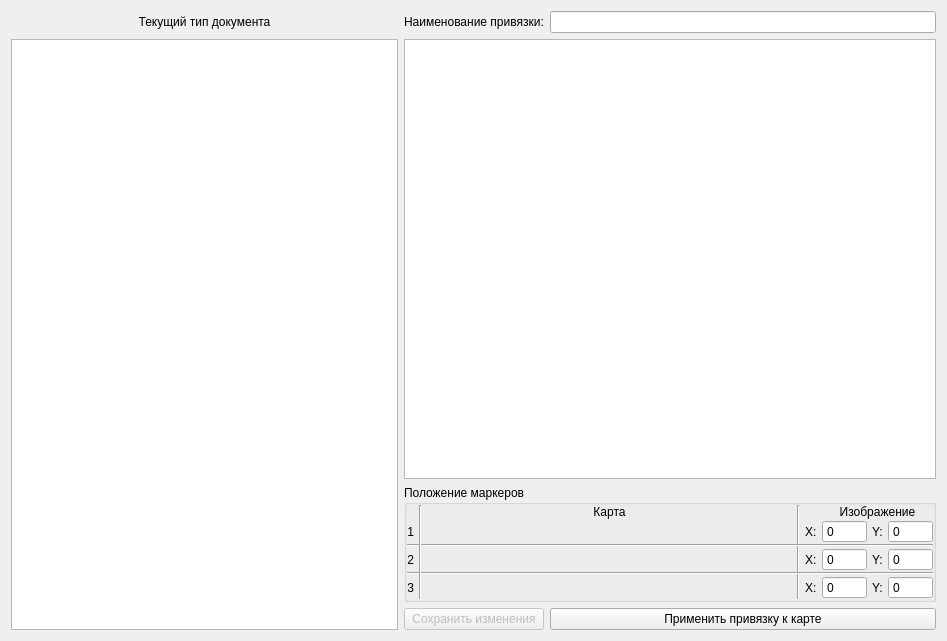
<?xml version="1.0" encoding="UTF-8"?>
<ui version="4.0">
 <class>PinDialog</class>
 <widget class="QDialog" name="PinDialog">
  <property name="geometry">
   <rect>
    <x>0</x>
    <y>0</y>
    <width>947</width>
    <height>641</height>
   </rect>
  </property>
  <property name="windowTitle">
   <string>Dialog</string>
  </property>
  <layout class="QGridLayout" name="gridLayout_2">
   <item row="1" column="1" rowspan="4" colspan="2">
    <widget class="QTreeWidget" name="twPinningConditionsList">
     <property name="rootIsDecorated">
      <bool>false</bool>
     </property>
     <property name="headerHidden">
      <bool>true</bool>
     </property>
     <column>
      <property name="text">
       <string notr="true">1</string>
      </property>
     </column>
    </widget>
   </item>
   <item row="6" column="1">
    <widget class="QPushButton" name="pbSave">
     <property name="enabled">
      <bool>false</bool>
     </property>
     <property name="text">
      <string>Сохранить изменения</string>
     </property>
    </widget>
   </item>
   <item row="6" column="2">
    <widget class="QPushButton" name="pbApply">
     <property name="text">
      <string>Применить привязку к карте</string>
     </property>
    </widget>
   </item>
   <item row="5" column="1" colspan="2">
    <widget class="QGroupBox" name="groupBox">
     <property name="title">
      <string>Положение маркеров</string>
     </property>
     <layout class="QGridLayout" name="gridLayout">
      <property name="leftMargin">
       <number>0</number>
      </property>
      <property name="topMargin">
       <number>0</number>
      </property>
      <property name="rightMargin">
       <number>0</number>
      </property>
      <property name="bottomMargin">
       <number>0</number>
      </property>
      <property name="horizontalSpacing">
       <number>5</number>
      </property>
      <property name="verticalSpacing">
       <number>1</number>
      </property>
      <item row="1" column="0">
       <widget class="QLabel" name="label_5">
        <property name="text">
         <string>1</string>
        </property>
        <property name="alignment">
         <set>Qt::AlignRight|Qt::AlignTrailing|Qt::AlignVCenter</set>
        </property>
       </widget>
      </item>
      <item row="0" column="3" rowspan="6">
       <widget class="Line" name="lv2">
        <property name="orientation">
         <enum>Qt::Vertical</enum>
        </property>
       </widget>
      </item>
      <item row="3" column="7">
       <widget class="QSpinBox" name="sbVert2">
        <property name="buttonSymbols">
         <enum>QAbstractSpinBox::NoButtons</enum>
        </property>
        <property name="maximum">
         <number>10000</number>
        </property>
       </widget>
      </item>
      <item row="5" column="5">
       <widget class="QSpinBox" name="sbHor3">
        <property name="buttonSymbols">
         <enum>QAbstractSpinBox::NoButtons</enum>
        </property>
        <property name="maximum">
         <number>10000</number>
        </property>
       </widget>
      </item>
      <item row="0" column="5" colspan="3">
       <widget class="QLabel" name="lbImage">
        <property name="text">
         <string>Изображение</string>
        </property>
        <property name="alignment">
         <set>Qt::AlignCenter</set>
        </property>
       </widget>
      </item>
      <item row="1" column="7">
       <widget class="QSpinBox" name="sbVert1">
        <property name="buttonSymbols">
         <enum>QAbstractSpinBox::NoButtons</enum>
        </property>
        <property name="maximum">
         <number>10000</number>
        </property>
       </widget>
      </item>
      <item row="1" column="5">
       <widget class="QSpinBox" name="sbHor1">
        <property name="buttonSymbols">
         <enum>QAbstractSpinBox::NoButtons</enum>
        </property>
        <property name="maximum">
         <number>10000</number>
        </property>
       </widget>
      </item>
      <item row="3" column="5">
       <widget class="QSpinBox" name="sbHor2">
        <property name="buttonSymbols">
         <enum>QAbstractSpinBox::NoButtons</enum>
        </property>
        <property name="maximum">
         <number>10000</number>
        </property>
       </widget>
      </item>
      <item row="5" column="7">
       <widget class="QSpinBox" name="sbVert3">
        <property name="buttonSymbols">
         <enum>QAbstractSpinBox::NoButtons</enum>
        </property>
        <property name="maximum">
         <number>10000</number>
        </property>
       </widget>
      </item>
      <item row="1" column="6">
       <widget class="QLabel" name="lbImageVert">
        <property name="text">
         <string>Y:</string>
        </property>
       </widget>
      </item>
      <item row="0" column="2">
       <widget class="QLabel" name="lbMap">
        <property name="text">
         <string>Карта</string>
        </property>
        <property name="alignment">
         <set>Qt::AlignCenter</set>
        </property>
       </widget>
      </item>
      <item row="5" column="6">
       <widget class="QLabel" name="label_4">
        <property name="text">
         <string>Y:</string>
        </property>
       </widget>
      </item>
      <item row="3" column="4">
       <widget class="QLabel" name="label">
        <property name="text">
         <string>X:</string>
        </property>
       </widget>
      </item>
      <item row="5" column="4">
       <widget class="QLabel" name="label_2">
        <property name="text">
         <string>X:</string>
        </property>
       </widget>
      </item>
      <item row="1" column="2">
       <widget class="GeoPointEditor" name="mapPoint1">
        <property name="sizePolicy">
         <sizepolicy hsizetype="Expanding" vsizetype="Minimum">
          <horstretch>0</horstretch>
          <verstretch>0</verstretch>
         </sizepolicy>
        </property>
        <property name="oneLine">
         <bool>true</bool>
        </property>
       </widget>
      </item>
      <item row="5" column="2">
       <widget class="GeoPointEditor" name="mapPoint3">
        <property name="sizePolicy">
         <sizepolicy hsizetype="Expanding" vsizetype="Minimum">
          <horstretch>0</horstretch>
          <verstretch>0</verstretch>
         </sizepolicy>
        </property>
        <property name="oneLine">
         <bool>true</bool>
        </property>
       </widget>
      </item>
      <item row="2" column="0" colspan="8">
       <widget class="Line" name="lh1">
        <property name="orientation">
         <enum>Qt::Horizontal</enum>
        </property>
       </widget>
      </item>
      <item row="4" column="0" colspan="8">
       <widget class="Line" name="lh2">
        <property name="orientation">
         <enum>Qt::Horizontal</enum>
        </property>
       </widget>
      </item>
      <item row="1" column="4">
       <widget class="QLabel" name="lbImageHor">
        <property name="text">
         <string>X:</string>
        </property>
       </widget>
      </item>
      <item row="3" column="2">
       <widget class="GeoPointEditor" name="mapPoint2">
        <property name="sizePolicy">
         <sizepolicy hsizetype="Expanding" vsizetype="Minimum">
          <horstretch>0</horstretch>
          <verstretch>0</verstretch>
         </sizepolicy>
        </property>
        <property name="oneLine">
         <bool>true</bool>
        </property>
       </widget>
      </item>
      <item row="3" column="6">
       <widget class="QLabel" name="label_3">
        <property name="text">
         <string>Y:</string>
        </property>
       </widget>
      </item>
      <item row="0" column="1" rowspan="6">
       <widget class="Line" name="lv1">
        <property name="orientation">
         <enum>Qt::Vertical</enum>
        </property>
       </widget>
      </item>
      <item row="3" column="0">
       <widget class="QLabel" name="label_6">
        <property name="text">
         <string>2</string>
        </property>
        <property name="alignment">
         <set>Qt::AlignRight|Qt::AlignTrailing|Qt::AlignVCenter</set>
        </property>
       </widget>
      </item>
      <item row="5" column="0">
       <widget class="QLabel" name="label_7">
        <property name="text">
         <string>3</string>
        </property>
        <property name="alignment">
         <set>Qt::AlignRight|Qt::AlignTrailing|Qt::AlignVCenter</set>
        </property>
       </widget>
      </item>
     </layout>
    </widget>
   </item>
   <item row="0" column="0">
    <widget class="QLabel" name="lbCurrentDocType">
     <property name="sizePolicy">
      <sizepolicy hsizetype="Preferred" vsizetype="Fixed">
       <horstretch>0</horstretch>
       <verstretch>0</verstretch>
      </sizepolicy>
     </property>
     <property name="text">
      <string>Текущий тип документа</string>
     </property>
     <property name="alignment">
      <set>Qt::AlignCenter</set>
     </property>
    </widget>
   </item>
   <item row="0" column="2">
    <widget class="QLineEdit" name="lePinningName"/>
   </item>
   <item row="0" column="1">
    <widget class="QLabel" name="label_8">
     <property name="text">
      <string>Наименование привязки:</string>
     </property>
    </widget>
   </item>
   <item row="1" column="0" rowspan="6">
    <widget class="QTreeWidget" name="twSavedPinningsList">
     <property name="verticalScrollBarPolicy">
      <enum>Qt::ScrollBarAlwaysOff</enum>
     </property>
     <property name="horizontalScrollBarPolicy">
      <enum>Qt::ScrollBarAsNeeded</enum>
     </property>
     <property name="rootIsDecorated">
      <bool>false</bool>
     </property>
     <property name="headerHidden">
      <bool>true</bool>
     </property>
     <attribute name="headerStretchLastSection">
      <bool>false</bool>
     </attribute>
    </widget>
   </item>
  </layout>
 </widget>
 <customwidgets>
  <customwidget>
   <class>GeoPointEditor</class>
   <extends>QWidget</extends>
   <header location="global">meteo/commons/ui/custom/geopointeditor.h</header>
  </customwidget>
 </customwidgets>
 <resources/>
 <connections/>
</ui>
